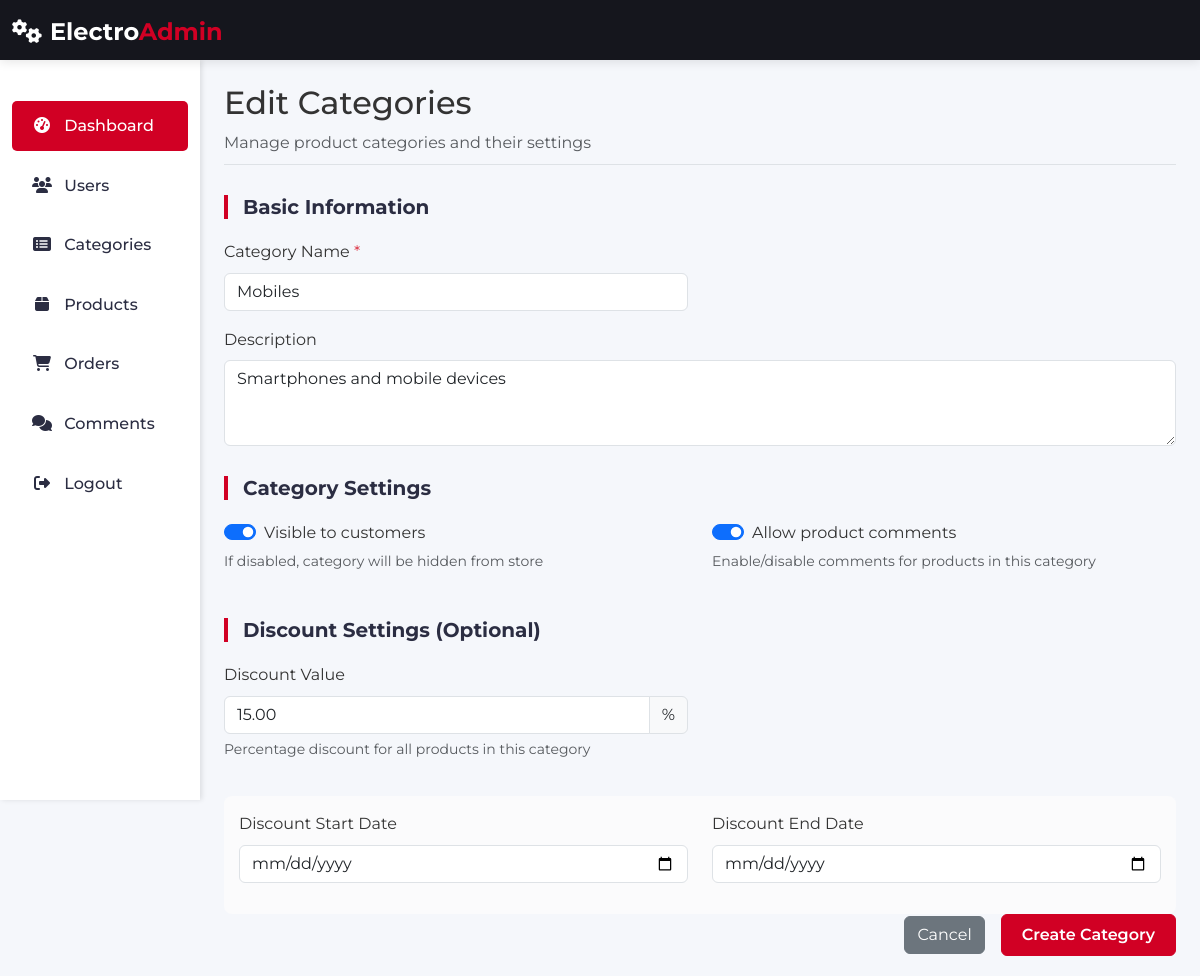
The page /admin/update_category.php?id=1 on the database its author committed.
### tables this page shows
CREATE TABLE IF NOT EXISTS `categories` (
  `id` int NOT NULL AUTO_INCREMENT,
  `name` varchar(100) NOT NULL,
  `description` text,
  `discount_value` decimal(10,2) DEFAULT NULL,
  `discount_start` datetime DEFAULT NULL,
  `discount_end` datetime DEFAULT NULL,
  `visibility` tinyint(1) DEFAULT '1',
  `allow_comments` tinyint(1) DEFAULT '1',
  PRIMARY KEY (`id`)
);

### admin/config/database.php (called while the page is built, shortened)
<?php
class DatabasePDO
{
    private static $instance = null;
    private $conn;
    private function __construct()
    {
        $dsn = "mysql:host=" . DB_HOST . ";dbname=" . DB_NAME . ";charset=utf8mb4";
        $this->conn = new PDO($dsn, DB_USER, DB_PASS, [
            PDO::ATTR_ERRMODE => PDO::ERRMODE_EXCEPTION
        ]);
    }
    public static function getInstance()
    {
        if (self::$instance === null) {
            self::$instance = new DatabasePDO();
        }
        return self::$instance;
    }
    public function query($sql, $params = [])
    {
        $stmt = $this->conn->prepare($sql);
        $stmt->execute($params);
        return $stmt;
    }
}
$db = DatabasePDO::getInstance();

### admin/update_category.php (the view, shortened to what this page needs)
<?php
require_once 'config/database.php';
?>
<!DOCTYPE html>
<html lang="en">
<head>
    <link href="https://cdn.jsdelivr.net/npm/bootstrap@5.3.0-alpha1/dist/css/bootstrap.min.css" rel="stylesheet">
    <link rel="stylesheet" href="https://cdnjs.cloudflare.com/ajax/libs/font-awesome/6.4.0/css/all.min.css">
    <link rel="stylesheet" href="assets/css/admin-style.css">
</head>
<body>
    <?php
    include('includes/header.php');
    ?>
    <div class="container-fluid">
        <div class="row">
            <?php
            include('includes/sidebar.php');
            ?>
            <main class="col-md-9 ms-sm-auto col-lg-10 px-md-4 mt-5">
                <div class="d-flex justify-content-between flex-wrap flex-md-nowrap align-items-center pt-3 pb-2 mb-3 border-bottom">
                    <div>
                        <h1 class="h2">Edit Categories</h1>
                        <p class="text-muted mb-0">Manage product categories and their settings</p>
                    </div>
                </div>
                <form id="addCategoryForm" class="needs-validation" method="POST" action="updateCategoryInfo.php">
                    <div class="modal-body">
                        <h5 class="form-section-title">Basic Information</h5>
                        <?php
                        $id = $_GET['id'];
                        $params[] = $id;
                        $sql = "SELECT * FROM categories WHERE id =?";
                        $result = $db->query($sql, $params);
                        $categories = $result->fetchAll(PDO::FETCH_ASSOC);
                        if (count($categories) > 0):
                            foreach ($categories as $category) :
                        ?>
                                <div class="row">
                                    <div class="col-md-6 mb-3">
                                        <label class="form-label">Category Name <span class="text-danger">*</span></label>
                                        <input type="text" class="form-control" name="name"
                                            value="<?= $category['name'] ?>" required>
                                    </div>
                                </div>
                                <div class="mb-3">
                                    <label class="form-label">Description</label>
                                    <textarea class="form-control" name="description" rows="3" placeholder="Brief description of this category"><?= $category['description'] ?>
                                </textarea>
                                </div>
                                <h5 class="form-section-title">Category Settings</h5>
                                <div class="row">
                                    <div class="col-md-6 mb-3">
                                        <div class="form-check form-switch">
                                            <input class="form-check-input" type="checkbox" name="visibility" id="visibilitySwitch"
                                                <?= $category['visibility'] ? 'checked' : '' ?>> <label class="form-check-label" for="visibilitySwitch">
                                                Visible to customers
                                            </label>
                                        </div>
                                        <div class="form-text">If disabled, category will be hidden from store</div>
                                    </div>
                                    <div class="col-md-6 mb-3">
                                        <div class="form-check form-switch">
                                            <input class="form-check-input" type="checkbox" name="allow_comments" id="commentsSwitch"
                                                <?= $category['allow_comments'] ? 'checked' : '' ?>> <label class="form-check-label" for="commentsSwitch">
                                                Allow product comments
                                            </label>
                                        </div>
                                        <div class="form-text">Enable/disable comments for products in this category</div>
                                    </div>
                                </div>
                                <h5 class="form-section-title">Discount Settings (Optional)</h5>
                                <div class="row">
                                    <div class="col-md-6 mb-3">
                                        <label class="form-label">Discount Value</label>
                                        <div class="input-group">
                                            <input type="number" class="form-control" value="<?= $category['discount_value'] ?>"
                                                name="discount_value" min="0" max="100" step="0.01" placeholder="0.00">
                                            <span class="input-group-text">%</span>
                                        </div>
                                        <div class="form-text">Percentage discount for all products in this category</div>
                                    </div>
                                </div>
                                <div class="discount-period">
                                    <div class="row">
                                        <div class="col-md-6 mb-3">
                                            <label class="form-label">Discount Start Date</label>
                                            <input type="date" class="form-control" value="<?= $category['discount_start'] ?>"
                                                name="discount_start">
                                        </div>
                                        <div class="col-md-6 mb-3">
                                            <label class="form-label">Discount End Date</label>
                                            <input type="date" class="form-control" name="discount_end" value="<?= $category['discount_end'] ?>">
                                        </div>
                                    </div>
                                </div>
                    </div>
                    <div class="modal-footer">
                        <a href="categories.php" type="button" class="btn btn-secondary mx-3" >Cancel</a>
                        <button type="submit" name="submit" class="btn btn-primary">Create Category</button>
                    </div>
            <?php
                            endforeach;
                        endif;
            ?>
                </form>
            </main>
        </div>
    </div>
</body>
</html>

### admin/assets/css/admin-style.css (style rules this page uses)
:root { --body-color: #333; --headers-color: #2B2D42; --primary-color: #D10024; --dark-color: #15161D; --dark-alt: #1E1F29; --grey-light: #E4E7ED; --grey-lighter: #FBFBFC; --grey-medium: #8D99AE; --grey-dark: #B9BABC; }
* { margin: 0; padding: 0; box-sizing: border-box; }
body { font-family: 'Montserrat', sans-serif; color: var(--body-color); background-color: #f5f7fb; line-height: 1.6; overflow-x: hidden; }
h1, h2, h3, h4, h5, h6 { color: var(--headers-color); font-weight: 700; }
a { text-decoration: none; color: var(--primary-color); transition: all 0.3s ease; }
.btn-primary { background-color: var(--primary-color); border-color: var(--primary-color); padding: 8px 20px; font-weight: 600; transition: all 0.3s ease; }
main { margin-top: 60px; padding: 20px; min-height: calc(100vh - 60px); }

### admin/update_category.php (style rules this page uses)
.form-section-title { border-left: 4px solid var(--primary-color); padding-left: 15px; margin-bottom: 20px; margin-top: 30px; }
.discount-period { background-color: var(--grey-lighter); padding: 15px; border-radius: 8px; margin-top: 20px; }

### rows shown on the page
categories: name "Mobiles", description "Smartphones and mobile devices", visibility "☑", allow_comments "☑", discount_value "15.00"
